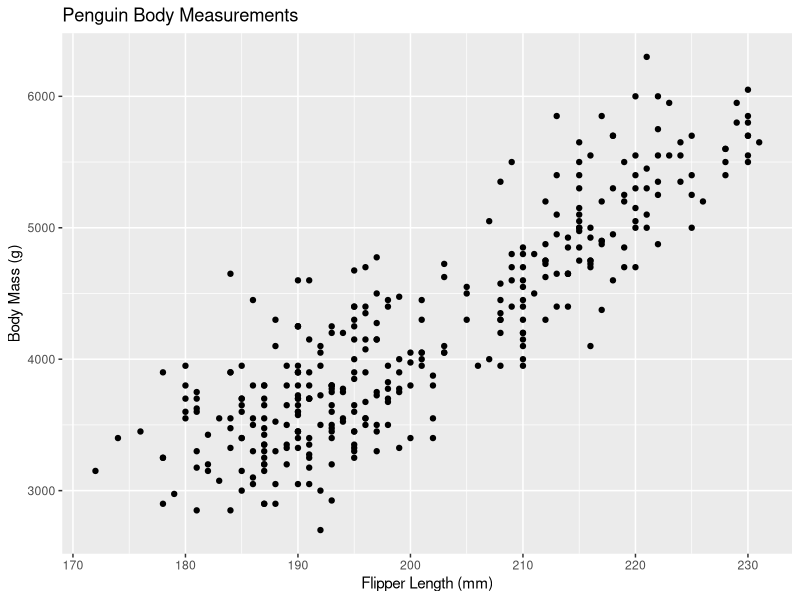
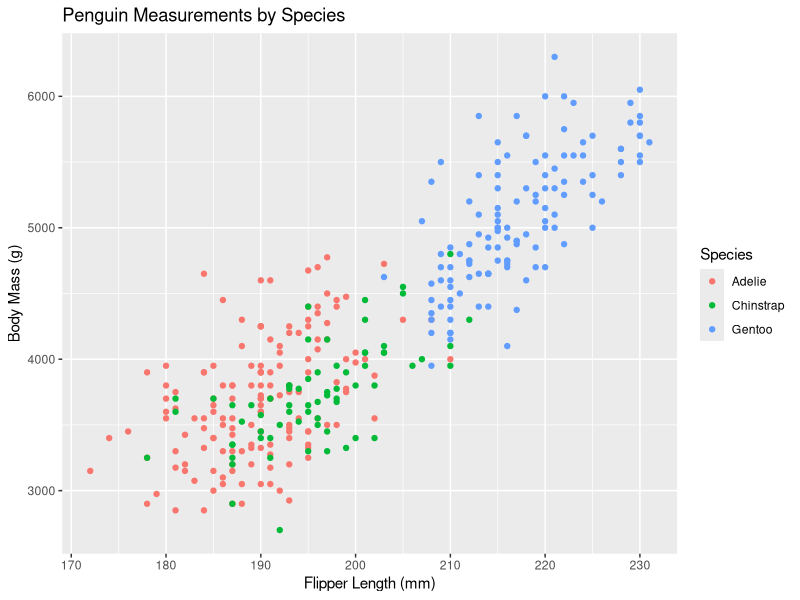
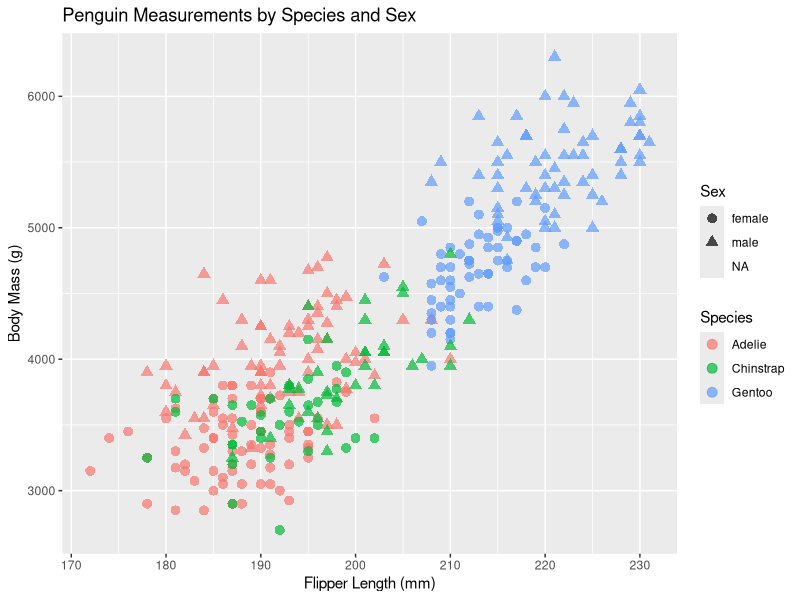
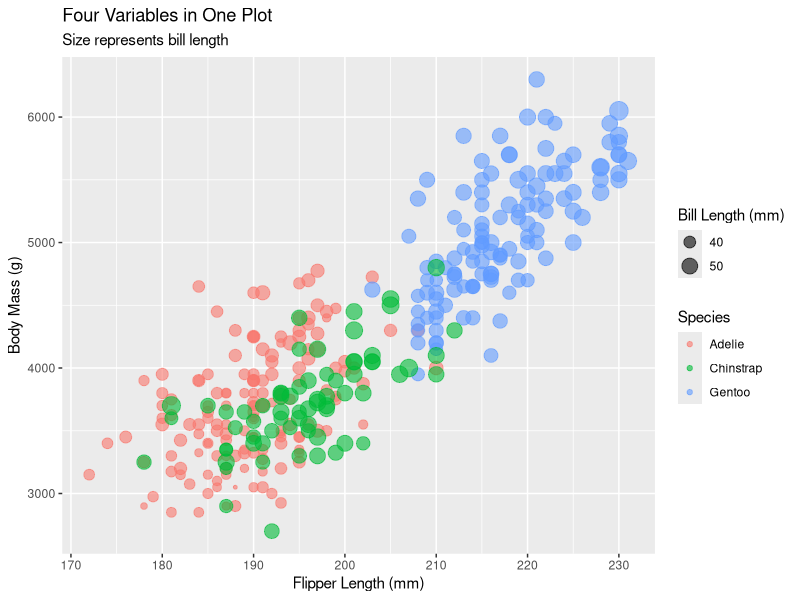
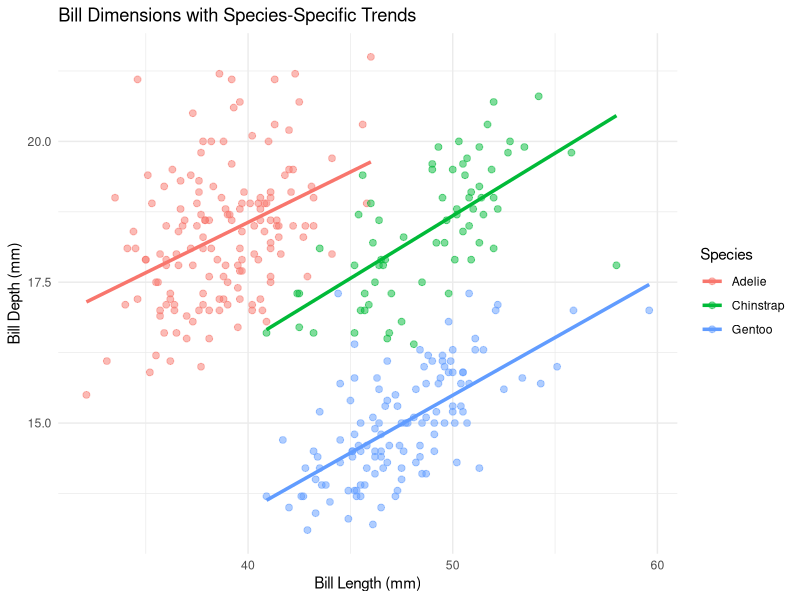
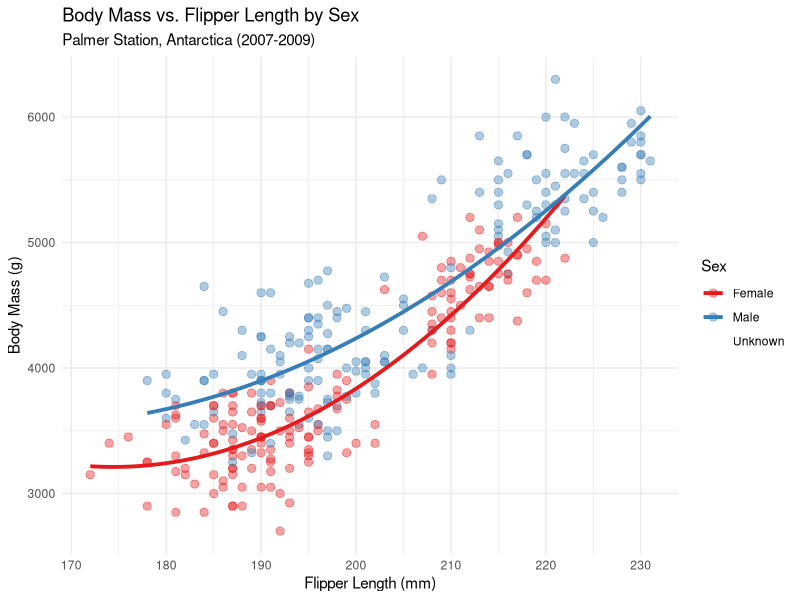
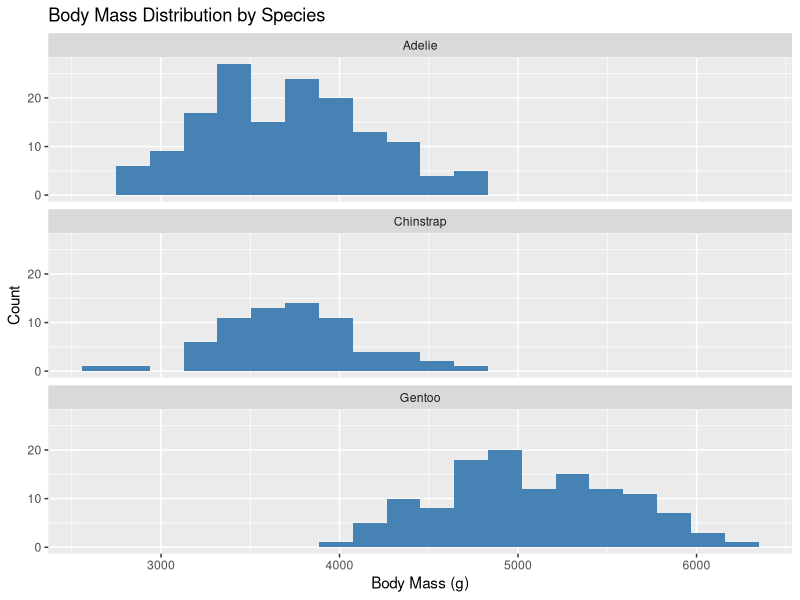
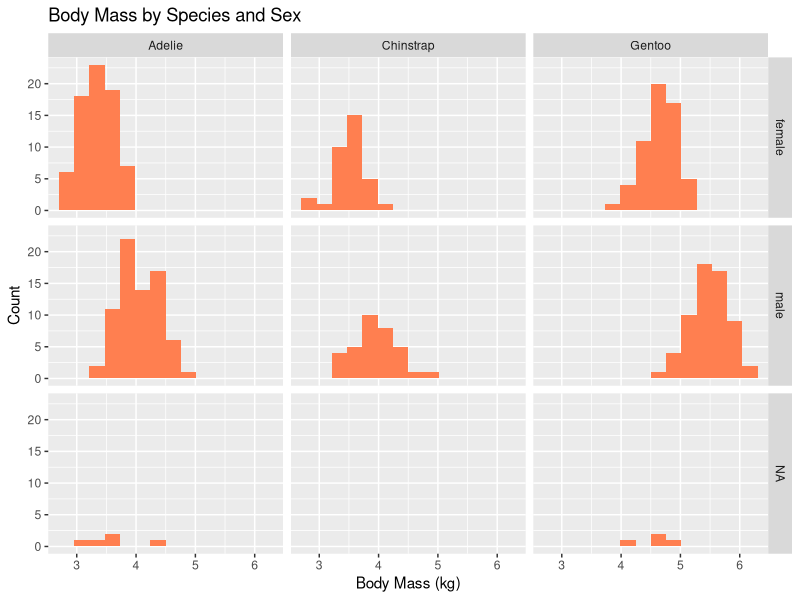

The R source for these figures, in order:
## ---- chunk 1
#| message: false
library(ggplot2)
library(palmerpenguins)
library(dplyr)

# View our data
glimpse(penguins)
## ---- chunk 2
#| warning: false
ggplot(penguins, aes(x = flipper_length_mm, y = body_mass_g)) +
  geom_point() +
  labs(title = "Penguin Body Measurements",
       x = "Flipper Length (mm)",
       y = "Body Mass (g)")
## ---- chunk 3
#| warning: false
ggplot(penguins, aes(x = flipper_length_mm, 
                     y = body_mass_g,
                     color = species)) +
  geom_point() +
  labs(title = "Penguin Measurements by Species",
       x = "Flipper Length (mm)",
       y = "Body Mass (g)",
       color = "Species")
## ---- chunk 4
#| warning: false
ggplot(penguins, aes(x = flipper_length_mm,
                     y = body_mass_g,
                     color = species,
                     shape = sex)) +
  geom_point(size = 3, alpha = 0.7) +
  labs(title = "Penguin Measurements by Species and Sex",
       x = "Flipper Length (mm)",
       y = "Body Mass (g)",
       color = "Species",
       shape = "Sex")
## ---- chunk 5
#| warning: false
ggplot(penguins, aes(x = flipper_length_mm,
                     y = body_mass_g,
                     color = species,
                     size = bill_length_mm)) +
  geom_point(alpha = 0.6) +
  labs(title = "Four Variables in One Plot",
       subtitle = "Size represents bill length",
       x = "Flipper Length (mm)",
       y = "Body Mass (g)",
       color = "Species",
       size = "Bill Length (mm)")
## ---- chunk 6
#| warning: false
ggplot(penguins, aes(x = bill_length_mm,
                     y = bill_depth_mm,
                     color = species)) +
  geom_point(alpha = 0.5, size = 2) +
  geom_smooth(method = "lm", se = FALSE, linewidth = 1.2) +
  labs(title = "Bill Dimensions with Species-Specific Trends",
       x = "Bill Length (mm)",
       y = "Bill Depth (mm)",
       color = "Species") +
  theme_minimal()
## ---- chunk 7
#| warning: false
ggplot(penguins, aes(x = flipper_length_mm,
                     y = body_mass_g,
                     color = sex)) +
  geom_point(alpha = 0.4, size = 2.5) +
  geom_smooth(method = "lm", 
              formula = y ~ poly(x, 2),
              se = FALSE,
              linewidth = 1.3) +
  scale_color_brewer(palette = "Set1",
                     labels = c("Female", "Male", "Unknown")) +
  labs(title = "Body Mass vs. Flipper Length by Sex",
       subtitle = "Palmer Station, Antarctica (2007-2009)",
       x = "Flipper Length (mm)",
       y = "Body Mass (g)",
       color = "Sex") +
  theme_minimal()
## ---- chunk 8
#| warning: false
ggplot(penguins, aes(x = body_mass_g)) +
  geom_histogram(fill = "steelblue", bins = 20) +
  facet_wrap(~species, ncol = 1) +
  labs(title = "Body Mass Distribution by Species",
       x = "Body Mass (g)",
       y = "Count")
## ---- chunk 9
#| warning: false
ggplot(penguins, aes(x = body_mass_g / 1000)) +
  geom_histogram(fill = "coral", bins = 15) +
  facet_grid(sex ~ species) +
  labs(title = "Body Mass by Species and Sex",
       x = "Body Mass (kg)",
       y = "Count")
## ---- chunk 10
#| warning: false
ggplot(penguins, aes(x = bill_length_mm,
                     y = bill_depth_mm,
                     color = sex)) +
  geom_point(alpha = 0.6) +
  geom_smooth(method = "lm", se = FALSE) +
  facet_wrap(~species, ncol = 1) +
  labs(title = "Bill Dimensions by Species and Sex",
       x = "Bill Length (mm)",
       y = "Bill Depth (mm)",
       color = "Sex")
## ---- chunk 11
#| warning: false
ggplot(penguins, aes(x = bill_length_mm,
                     y = bill_depth_mm,
                     color = sex)) +
  geom_point(size = 2, alpha = 0.6) +
  geom_smooth(method = "lm", se = FALSE, linewidth = 1.2) +
  facet_wrap(~species, ncol = 3) +
  scale_color_brewer(palette = "Set1",
                     labels = c("Female", "Male", "Unknown")) +
  theme_minimal() +
  labs(title = "Bill Dimensions Vary by Species and Sex",
       subtitle = "Measurements from Palmer Station, Antarctica",
       x = "Bill Length (mm)",
       y = "Bill Depth (mm)",
       color = "Sex") +
  theme(legend.position = "bottom")
## ---- chunk 12
# Prepare data for multiple time series
econ_data <- economics %>%
  select(date, unemploy, psavert, pop) %>%
  tidyr::pivot_longer(cols = -date,
                      names_to = "variable",
                      values_to = "value")

# Create labels for facets
econ_labels <- c(
  "unemploy" = "Unemployment (thousands)",
  "psavert" = "Personal Savings Rate (%)",
  "pop" = "Population (thousands)"
)

ggplot(econ_data, aes(x = date, y = value)) +
  geom_line(color = "darkblue") +
  facet_wrap(~variable, 
             ncol = 1,
             scales = "free_y",
             labeller = labeller(variable = econ_labels)) +
  theme_minimal() +
  labs(title = "US Economic Indicators Over Time",
       x = "Year",
       y = NULL) +
  theme(strip.text = element_text(face = "bold", size = 10))
## ---- chunk 13
#| warning: false
# Compare trends across islands
ggplot(penguins, aes(x = bill_length_mm, y = bill_depth_mm)) +
  geom_point(aes(color = species), size = 2, alpha = 0.7) +
  facet_wrap(~island) +
  scale_color_viridis_d() +
  theme_minimal() +
  labs(title = "Bill Dimensions Across Different Islands",
       x = "Bill Length (mm)",
       y = "Bill Depth (mm)",
       color = "Species")
## ---- chunk 14
#| warning: false
#| message: false
# Create a rich, multi-variable visualization
ggplot(penguins, aes(x = flipper_length_mm, 
                     y = body_mass_g,
                     color = species,
                     shape = sex)) +
  geom_point(size = 2.5, alpha = 0.7) +
  geom_smooth(aes(group = species), 
              method = "lm",
              se = FALSE,
              linewidth = 1,
              show.legend = FALSE) +
  facet_wrap(~island) +
  scale_color_viridis_d(option = "plasma", end = 0.9) +
  theme_minimal() +
  theme(legend.position = "bottom",
        strip.text = element_text(face = "bold", size = 11)) +
  labs(title = "Penguin Physical Characteristics Across Islands",
       subtitle = "Relationship between flipper length and body mass",
       x = "Flipper Length (mm)",
       y = "Body Mass (g)",
       color = "Species",
       shape = "Sex",
       caption = "Data: Palmer Station LTER")
